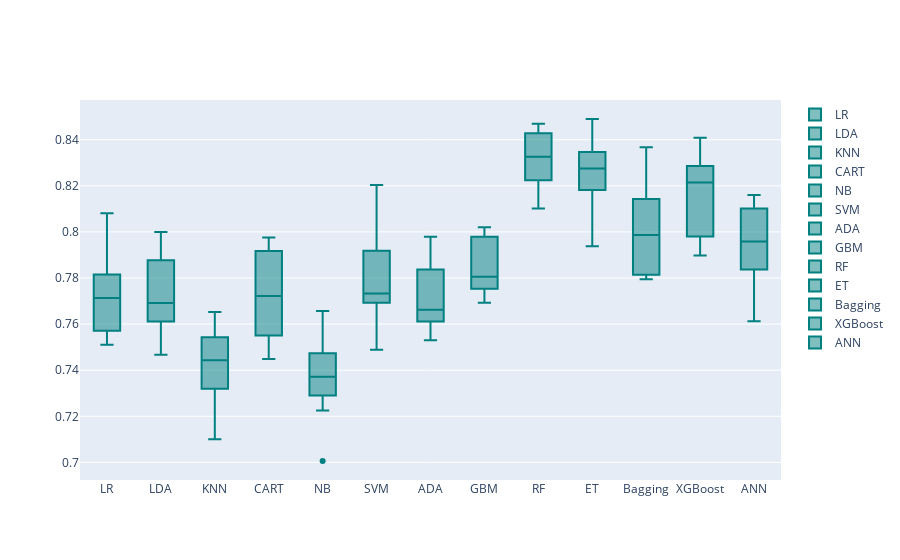

Write notebook code for a chart like this one.
### Code cell
models = GetBasedModel()
names,results = BasedLine(X_train_std, y_train, models)
PlotBoxR().PlotResult(names,results)

### Figure 1 — Plotly figure (JSON) as saved in the notebook; plotly's stock layout.template omitted (floating-point values rounded to 4 significant figures)
{"data": [{"marker": {"color": "rgb(0, 128, 128)"}, "name": "LR", "type": "box", "y": [0.7571, 0.7672, 0.751, 0.7673, 0.7755, 0.7569, 0.7795, 0.8081, 0.7815, 0.802]}, {"marker": {"color": "rgb(0, 128, 128)"}, "name": "LDA", "type": "box", "y": [0.7612, 0.7712, 0.7467, 0.759, 0.7878, 0.7627, 0.7672, 0.7977, 0.7792, 0.7999]}, {"marker": {"color": "rgb(0, 128, 128)"}, "name": "KNN", "type": "box", "y": [0.7446, 0.7101, 0.7286, 0.7653, 0.7633, 0.7441, 0.732, 0.7404, 0.7448, 0.7543]}, {"marker": {"color": "rgb(0, 128, 128)"}, "name": "CART", "type": "box", "y": [0.7836, 0.7469, 0.7551, 0.757, 0.7917, 0.761, 0.7449, 0.7833, 0.7958, 0.7976]}, {"marker": {"color": "rgb(0, 128, 128)"}, "name": "NB", "type": "box", "y": [0.7226, 0.7304, 0.7006, 0.744, 0.729, 0.7323, 0.7474, 0.7535, 0.7419, 0.7657]}, {"marker": {"color": "rgb(0, 128, 128)"}, "name": "SVM", "type": "box", "y": [0.7694, 0.7714, 0.7549, 0.7692, 0.7752, 0.7489, 0.7816, 0.8204, 0.7918, 0.8061]}, {"marker": {"color": "rgb(0, 128, 128)"}, "name": "ADA", "type": "box", "y": [0.7775, 0.7609, 0.753, 0.7837, 0.7632, 0.7611, 0.7653, 0.7917, 0.7672, 0.7979]}, {"marker": {"color": "rgb(0, 128, 128)"}, "name": "GBM", "type": "box", "y": [0.7774, 0.7836, 0.7714, 0.7979, 0.7693, 0.7775, 0.7753, 0.798, 0.7878, 0.802]}, {"marker": {"color": "rgb(0, 128, 128)"}, "name": "RF", "type": "box", "y": [0.8286, 0.8225, 0.8143, 0.8407, 0.8428, 0.8102, 0.8286, 0.8469, 0.8367, 0.8429]}, {"marker": {"color": "rgb(0, 128, 128)"}, "name": "ET", "type": "box", "y": [0.8224, 0.8306, 0.7938, 0.8182, 0.8347, 0.7939, 0.8347, 0.8245, 0.8306, 0.849]}, {"marker": {"color": "rgb(0, 128, 128)"}, "name": "Bagging", "type": "box", "y": [0.7997, 0.7814, 0.7795, 0.8286, 0.7897, 0.8079, 0.7794, 0.7977, 0.8367, 0.8143]}, {"marker": {"color": "rgb(0, 128, 128)"}, "name": "XGBoost", "type": "box", "y": [0.8245, 0.798, 0.7898, 0.8325, 0.8184, 0.7898, 0.8081, 0.8408, 0.8286, 0.8286]}, {"marker": {"color": "rgb(0, 128, 128)"}, "name": "ANN", "type": "box", "y": [0.8122, 0.7612, 0.7776, 0.7837, 0.8102, 0.7877, 0.7937, 0.8017, 0.798, 0.816]}], "layout": {}}
